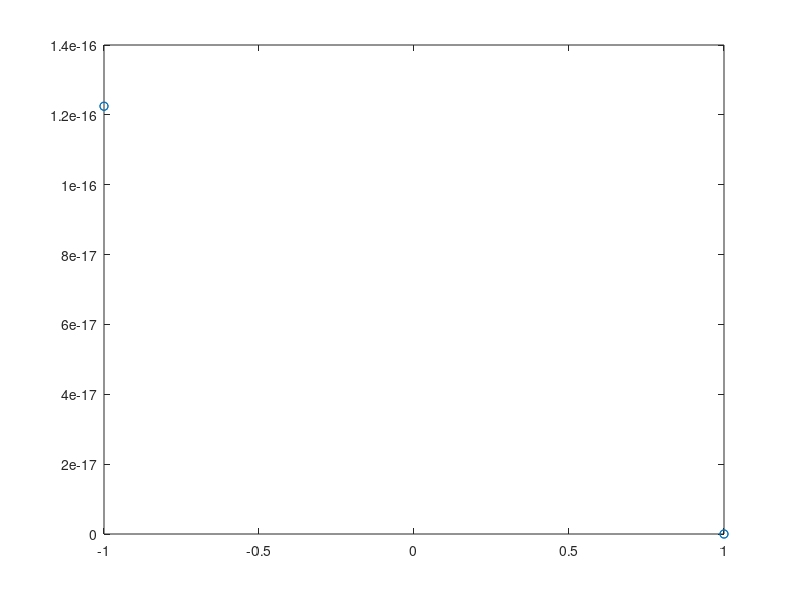

This figure's MATLAB source:
% Cargando paquete
pkg load communications
data = [ 1 0 1 0 ]

% Generando señal BPSK
modulation = 2
y = pskmod(data, modulation)
plot(real(y), imag(y), 'o')
